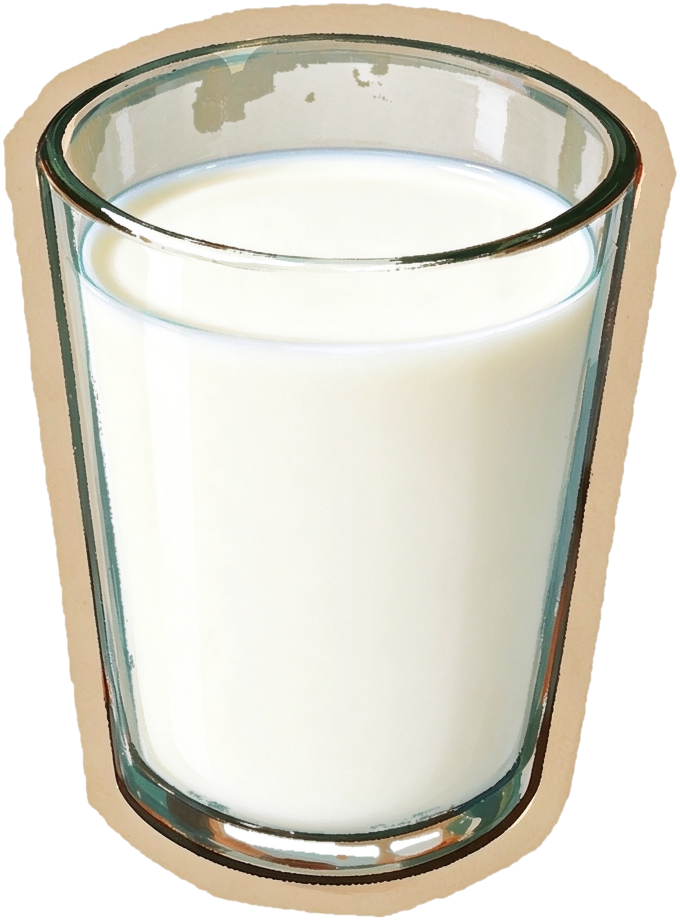
#> input picture assets/ing/奶茶_装满牛奶.png, 1360 x 1841 px (shown at 1/2 size)
$ python milk_mask.py
#> lines starting #> are read from the running program, lines starting #| are printed output that depends on the picture; after the words box and inside, x2 and y2 are one past the last pixel; in counts of white or black regions, pixels touching at a corner belong together
#!/usr/bin/env python
# -*- coding: utf-8 -*-
"""
奶茶「装满牛奶」素材：生成牛奶遮罩（供网页 multiply 染色用）。

原图是一杯不透明白牛奶。玩家选的茶底（红茶/乌龙/茉莉）需要体现在杯中，
做法是网页上叠一层茶色并用本遮罩 clip 住 —— 只染牛奶，玻璃壁与奶油描边不动。

牛奶区判定（原图里牛奶是**大面积平滑暖白**，玻璃与描边都不是）：
  1. 排除奶油描边：饱和度高 + 明显偏暖
  2. 排除玻璃壁/杯口深色线稿：亮度低，或偏青（暖度为负）
  3. 剩余候选里，从牛奶中心做连通域泛洪 → 得到完整的牛奶主体
  4. 填洞 + 闭运算 + 羽化，得到柔和的遮罩

遮罩与成品图同尺寸同裁剪，网页上两者盒子重合即可对齐。
"""
import os
import sys
import numpy as np
from PIL import Image, ImageFilter
from scipy import ndimage

ROOT = os.path.dirname(os.path.dirname(os.path.abspath(__file__)))
CUP = os.path.join(ROOT, "assets", "ing", "奶茶_装满牛奶.png")
MASK = os.path.join(ROOT, "assets", "ing", "奶茶_牛奶遮罩.png")


def main():
    im = Image.open(CUP).convert("RGBA")
#> im is the input picture: PIL image 1360x1841 RGBA; mean R, G, B, A 209.8, 202, 183.8, 199.4
    a = np.array(im).astype(int)
    H, W = a.shape[:2]
#> H = 1841; W = 1360
    rgb, alpha = a[:, :, :3], a[:, :, 3]
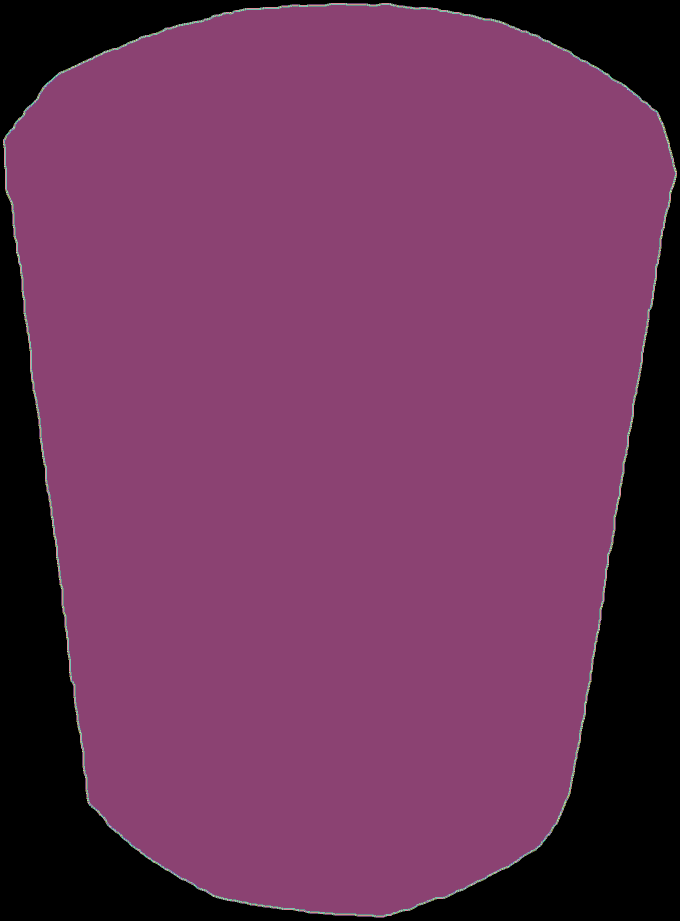
#> alpha: shape (1841, 1360) int64 (shown at 1/2 size); 123 distinct labels, from 0 to 255; one colour per label, 0 black

    mx = rgb.max(axis=2)
    mn = rgb.min(axis=2)
    sat = mx - mn
    warm = rgb[:, :, 0] - rgb[:, :, 2]

    cream = (sat > 38) & (warm > 38)      # 奶油描边
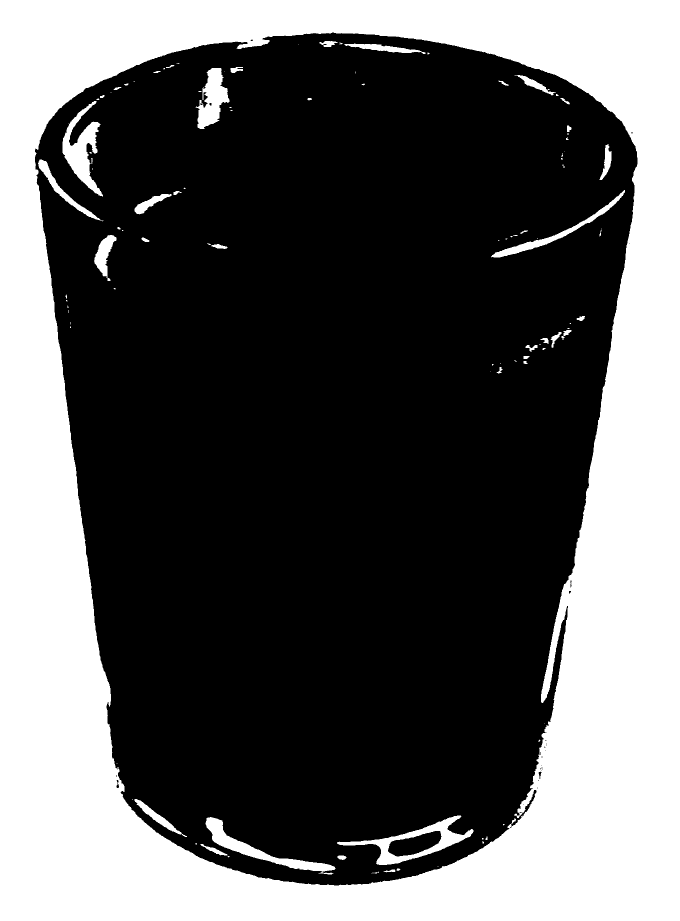
#> cream: shape (1841, 1360) bool (shown at 1/2 size); 36% white; 110 white regions (66 under 20 px), largest, box (x1, y1, x2, y2) and area: (0, 0, 1360, 1841) 864146, (674, 1631, 947, 1730) 6185, (125, 202, 206, 393) 5889
    dark = mx < 195                        # 玻璃线稿 / 杯口深色边
#> dark: shape (1841, 1360) bool; 14.4% white; 883 white regions (850 under 20 px), largest, box (x1, y1, x2, y2) and area: (71, 65, 1286, 1772) 354687, (706, 138, 739, 175) 421, (609, 185, 631, 205) 274
    teal = warm < -2                       # 青绿色玻璃反光
#> teal: shape (1841, 1360) bool; 5% white; 158 white regions (103 under 20 px), largest, box (x1, y1, x2, y2) and area: (125, 406, 1239, 1454) 65397, (215, 294, 1146, 424) 25920, (195, 1200, 355, 1649) 9567
    cand = (alpha > 128) & ~cream & ~dark & ~teal
#> cand: shape (1841, 1360) bool; 49.2% white; 1025 white regions (949 under 20 px), largest, box (x1, y1, x2, y2) and area: (168, 566, 1195, 1662) 781820, (175, 324, 1175, 690) 272752, (223, 125, 1132, 382) 127819
    print(f"候选像素 {cand.mean() * 100:.1f}%")
#| 候选像素 49.2%

    # 牛奶被杯口那条青蓝色高光线分成两块：上方的液面椭圆 + 下方的杯内奶体。
    # 两次都从各自中心泛洪取连通域，再合并。
    def flood(seed_y, seed_x, limit_y=None):
#> called with seed_y = 1104, seed_x = 544
        if limit_y is None:
            m = cand
        else:
            m = cand.copy()
            m[limit_y:] = False
        lab, n = ndimage.label(m)
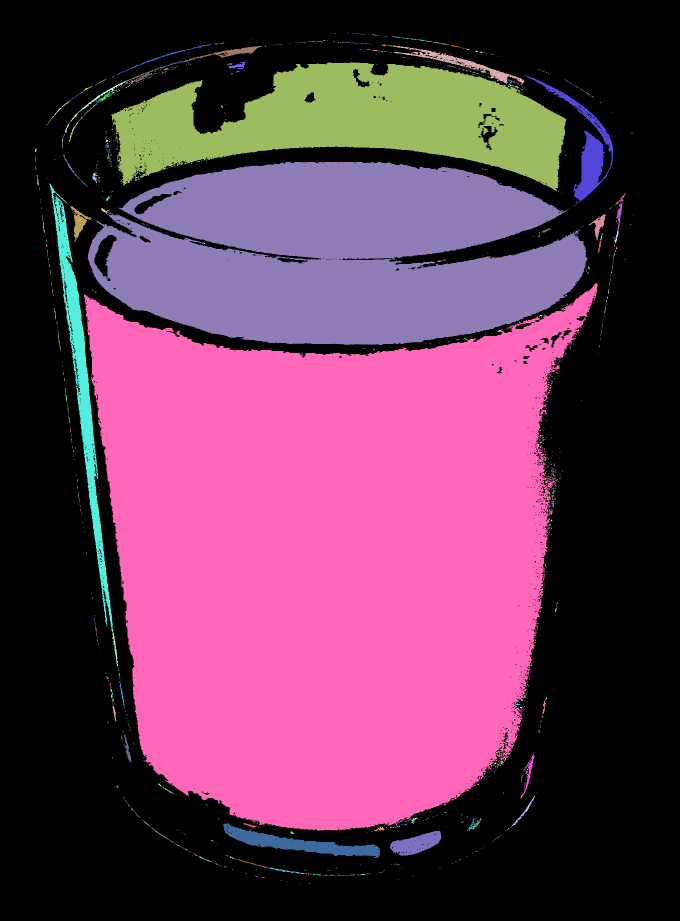
#> lab: shape (1841, 1360) int32 (shown at 1/2 size); 1514 distinct labels, from 0 to 1513; one colour per label, 0 black
#> n = 1513
        if n == 0:
            return np.zeros_like(m)
        s = lab[seed_y, seed_x]
#> s = 677
        if s == 0:
            return np.zeros_like(m)
        out = lab == s
#> out: shape (1841, 1360) bool; 31.2% white; 1 white region, box (x1, y1, x2, y2) and area: (168, 566, 1195, 1662) 781540
        out = ndimage.binary_fill_holes(out)
#> out: shape (1841, 1360) bool; 31.3% white; 1 white region, box (x1, y1, x2, y2) and area: (168, 566, 1195, 1662) 784471
        out = ndimage.binary_closing(out, np.ones((13, 13)), border_value=1)
#> out: shape (1841, 1360) bool; 31.5% white; 1 white region, box (x1, y1, x2, y2) and area: (168, 566, 1195, 1662) 788068
        return ndimage.binary_fill_holes(out)

    # 下半部分：透过杯壁看到的奶体
    body = flood(int(H * 0.60), int(W * 0.40))
    # 上半部分：液面椭圆（被青蓝高光线隔开，单独取）
    top = flood(int(H * 0.25), int(W * 0.50), limit_y=int(H * 0.35))
#> call 2 of flood, with seed_y = 460, seed_x = 680, limit_y = 644
#> in flood (call 2), `m[limit_y:] = False`: m: shape (1841, 1360) bool; 16.3% white; 469 white regions (423 under 20 px), largest, box (x1, y1, x2, y2) and area: (175, 324, 1175, 644) 250922, (223, 125, 1132, 382) 127819, (1048, 150, 1227, 408) 7193
#> in flood (call 2), `lab, n = ndimage.label(m)`:
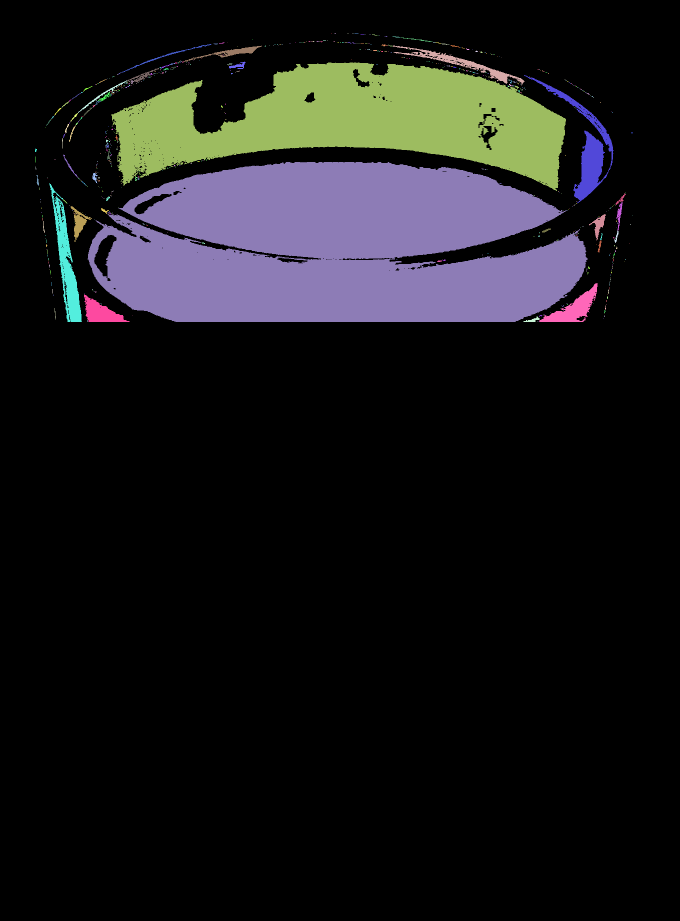
#> lab: shape (1841, 1360) int32 (shown at 1/2 size); 725 distinct labels, from 0 to 724; one colour per label, 0 black
#> in flood (call 2), `lab, n = ndimage.label(m)`: n = 724
#> in flood (call 2), `s = lab[seed_y, seed_x]`: s = 441
#> in flood (call 2), `out = lab == s`: out: shape (1841, 1360) bool; 10% white; 1 white region, box (x1, y1, x2, y2) and area: (175, 324, 1175, 644) 250883
#> in flood (call 2), `out = ndimage.binary_fill_holes(out)`: out: shape (1841, 1360) bool; 10.2% white; 1 white region, box (x1, y1, x2, y2) and area: (175, 324, 1175, 644) 254701
#> in flood (call 2), `out = ndimage.binary_closing(out, np.ones((13, 13)), border_value=1)`: out: shape (1841, 1360) bool; 10.3% white; 1 white region, box (x1, y1, x2, y2) and area: (175, 324, 1175, 644) 259139
    milk = body | top
#> milk: shape (1841, 1360) bool; 41.8% white; 2 white regions, box (x1, y1, x2, y2) and area: (168, 566, 1195, 1662) 788068, (175, 324, 1175, 644) 259139
    print(f"奶体 {body.mean() * 100:.1f}%  液面 {top.mean() * 100:.1f}%"
          f"  合计 {milk.mean() * 100:.1f}%")
#| 奶体 31.5%  液面 10.3%  合计 41.8%

    for y in range(0, H, 160):
        xs = np.where(milk[y])[0]
        if len(xs):
            print(f"  y={y:4d} ({y / H * 100:4.1f}%)  x {xs.min():4d}~{xs.max():4d}"
                  f"  ({xs.min() / W * 100:4.1f}%~{xs.max() / W * 100:4.1f}%)")
#> this loop made 12 passes
#|   y= 480 (26.1%)  x  185~1158  (13.6%~85.1%)
#|   y= 640 (34.8%)  x  174~1168  (12.8%~85.9%)
#|   y= 800 (43.5%)  x  192~1092  (14.1%~80.3%)
#|   y= 960 (52.1%)  x  215~1106  (15.8%~81.3%)
#|   y=1120 (60.8%)  x  239~1088  (17.6%~80.0%)
#|   y=1280 (69.5%)  x  256~1070  (18.8%~78.7%)
#|   y=1440 (78.2%)  x  274~1041  (20.1%~76.5%)
#|   y=1600 (86.9%)  x  409~ 901  (30.1%~66.2%)

    # 存成 RGBA：RGB 全白，alpha = 牛奶区。CSS mask-image 默认用 alpha 通道。
    mk = Image.fromarray((milk * 255).astype(np.uint8), "L").filter(ImageFilter.GaussianBlur(4.0))
    rgba = Image.merge("RGBA", (
        Image.new("L", (W, H), 255), Image.new("L", (W, H), 255),
        Image.new("L", (W, H), 255), mk))
    rgba.save(MASK)
    print("遮罩 →", os.path.relpath(MASK, ROOT), rgba.size)
#| 遮罩 → assets/ing/奶茶_牛奶遮罩.png (1360, 1841)

    # 预览：茶色 multiply 到牛奶上
    base = Image.new("RGBA", (W, H), (74, 54, 38, 255))
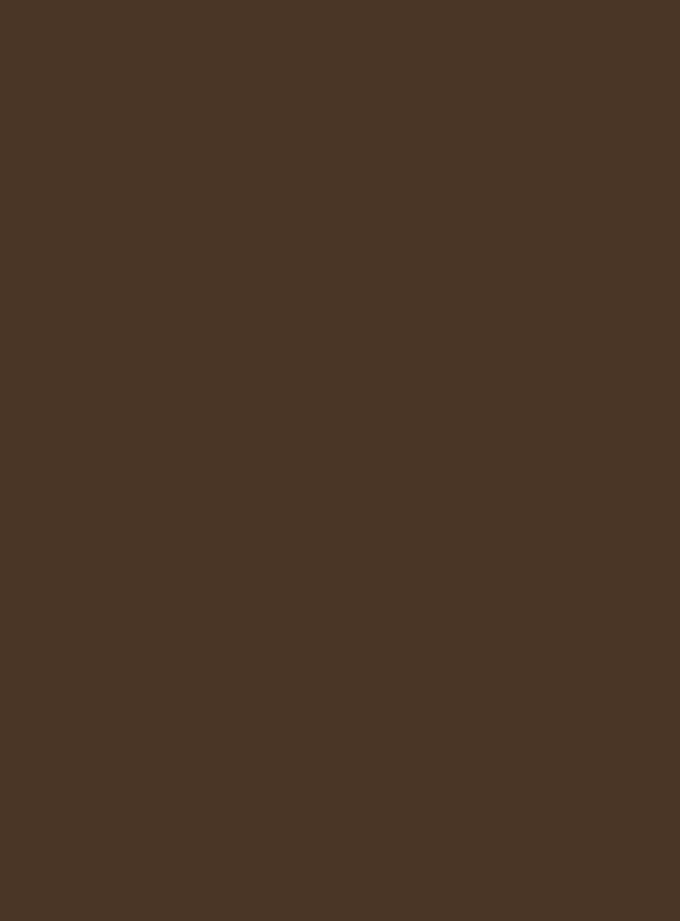
#> base: PIL image 1360x1841 RGBA (shown at 1/2 size); mean R, G, B, A 74, 54, 38, 255
    base.alpha_composite(im)
    tint = Image.new("RGBA", (W, H), (180, 85, 45, 255))
    tint.putalpha(mk)
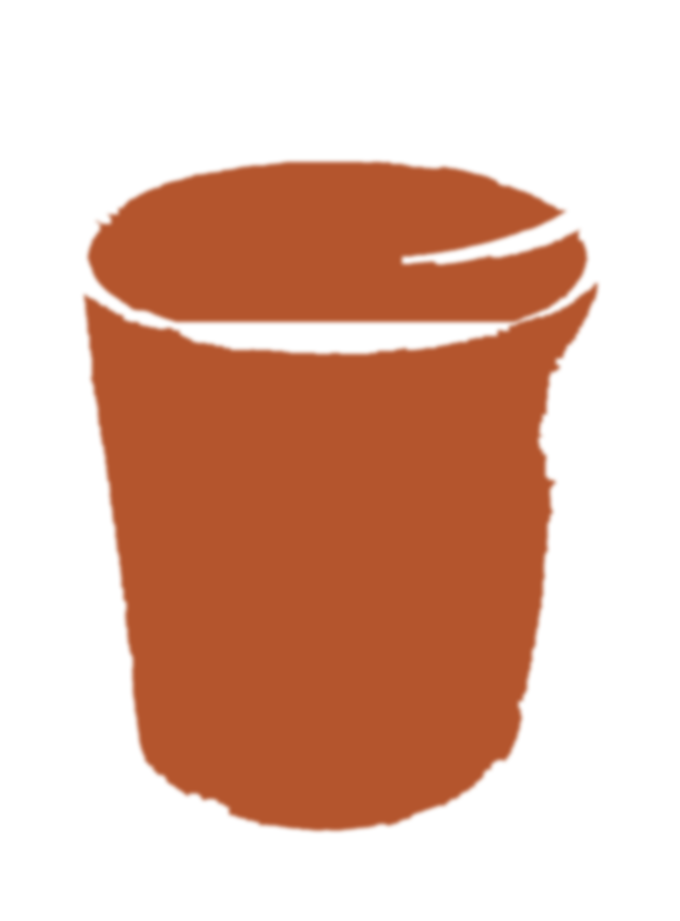
#> tint: PIL image 1360x1841 RGBA (shown at 1/2 size); mean R, G, B, A 180, 85, 45, 106.7; transparent parts drawn white
    base.alpha_composite(tint)
    base.convert("RGB").resize((380, 514)).save(os.path.join(ROOT, "_debug", "_milk_multiply.png"))
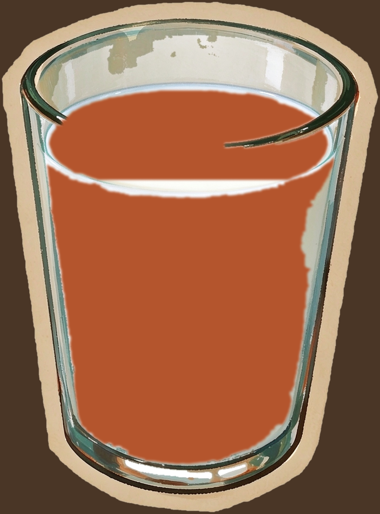
#> saved as _milk_multiply.png: PIL image 380x514 RGB; mean R, G, B 156.5, 109.5, 82
    print("预览 _debug/_milk_multiply.png")


if __name__ == "__main__":
    sys.stdout.reconfigure(encoding="utf-8")
    main()

$ run again, with assets/ing/奶茶_牛奶瓶.png copied over assets/ing/奶茶_装满牛奶.png
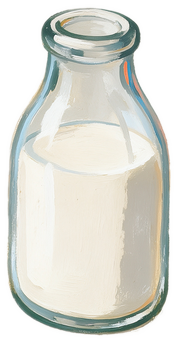
#> input picture assets/ing/奶茶_牛奶瓶.png, 178 x 343 px
#> in main, im is the input picture: PIL image 178x343 RGBA; mean R, G, B, A 218.6, 219.3, 211.3, 184.2
#> alpha: shape (343, 178) int64; 213 distinct labels, from 0 to 255
#> cream: shape (343, 178) bool; 2.4% white; 36 white regions (29 under 20 px), largest, box (x1, y1, x2, y2) and area: (92, 160, 162, 319) 988, (157, 121, 170, 182) 93, (124, 61, 129, 85) 71
#> dark: shape (343, 178) bool; 19.8% white; 42 white regions (39 under 20 px), largest, box (x1, y1, x2, y2) and area: (7, 8, 170, 335) 8692, (120, 167, 158, 311) 3263, (25, 131, 40, 143) 59
#> teal: shape (343, 178) bool; 13.7% white; 45 white regions (42 under 20 px), largest, box (x1, y1, x2, y2) and area: (8, 9, 170, 333) 8080, (60, 120, 119, 127) 145, (58, 168, 78, 173) 31
#> cand: shape (343, 178) bool; 47.2% white; 220 white regions (210 under 20 px), largest, box (x1, y1, x2, y2) and area: (15, 58, 161, 319) 25803, (51, 8, 129, 36) 1314, (54, 35, 115, 50) 460
#| 候选像素 47.2%
#> lab: shape (343, 178) int32; 324 distinct labels, from 0 to 323
#> n = 323
#> s = 75
#> m: shape (343, 178) bool; 10.4% white; 87 white regions (82 under 20 px), largest, box (x1, y1, x2, y2) and area: (32, 58, 137, 120) 4125, (51, 8, 129, 36) 1314, (54, 35, 115, 50) 460, (73, 51, 113, 62) 252, (18, 100, 32, 120) 39
#> in flood (call 2), `lab, n = ndimage.label(m)`:
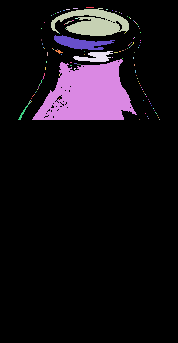
#> lab: shape (343, 178) int32; 132 distinct labels, from 0 to 131; one colour per label, 0 black
#> n = 131
#| 奶体 43.2%  液面 7.0%  合计 43.2%
#> the loop in main, `for y in range(0, H, 160):` made 3 passes
#|   y= 160 (46.6%)  x   19~ 159  (10.7%~89.3%)
#| 遮罩 → assets/ing/奶茶_牛奶遮罩.png (178, 343)
#> in main, `base.convert("RGB").resize((380, 514)).save(os.path.join(ROOT, "_debug..`:
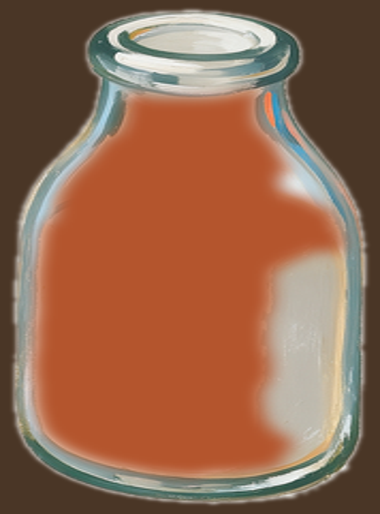
#> saved as _milk_multiply.png: PIL image 380x514 RGB; mean R, G, B 147.7, 103.1, 78.5
